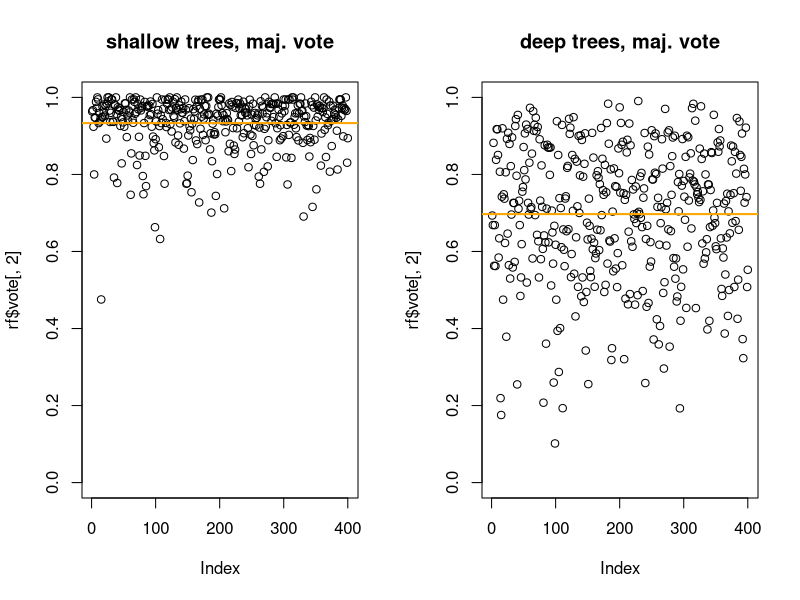
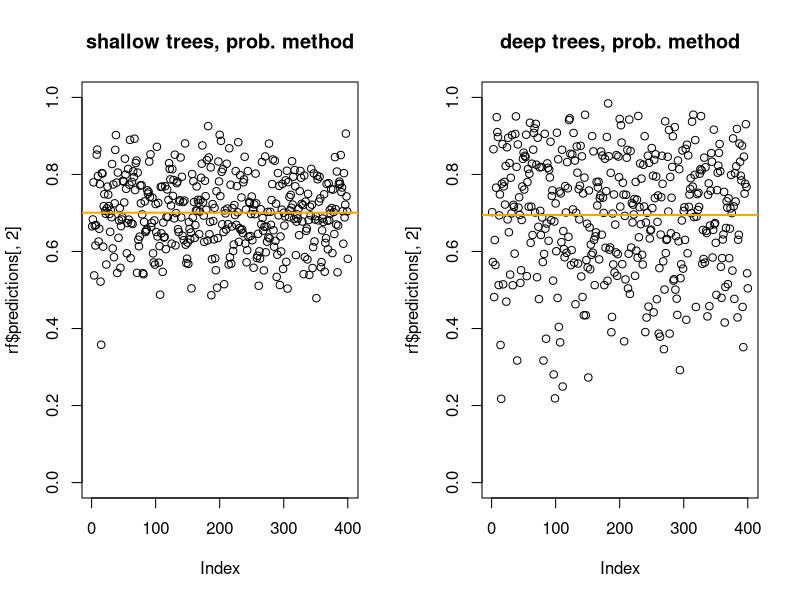
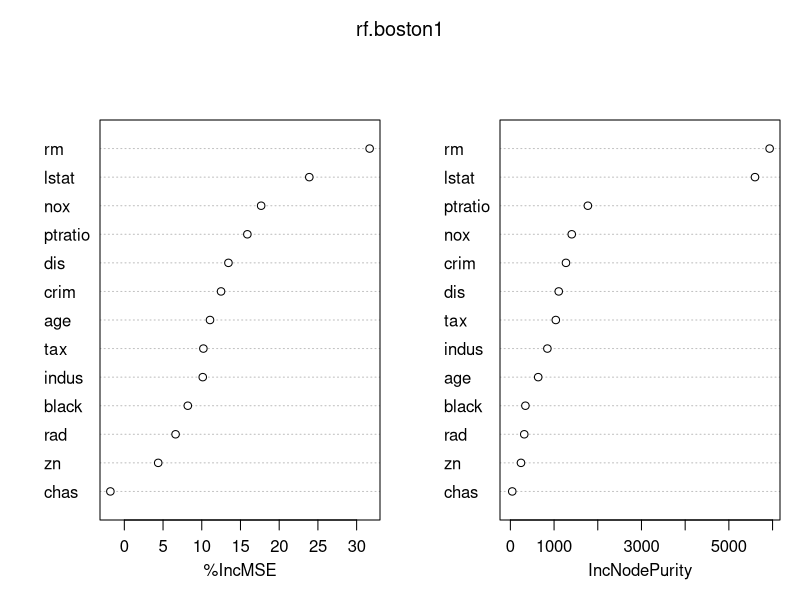
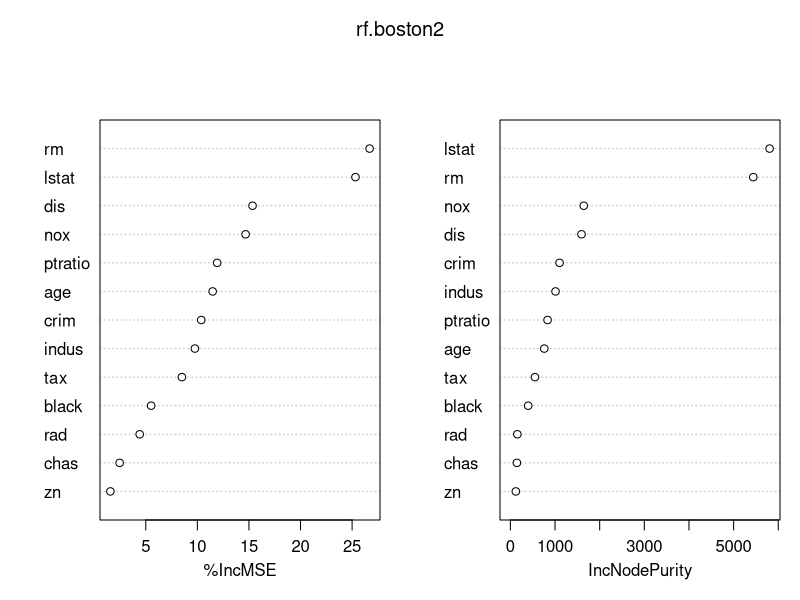

Generate these figures, in order, with R:
############################
# Bagging and Random Forests 

# Rcode part 1

library(MASS)
library(randomForest)

dim(Boston) # 13 predictors
n <- dim(Boston)[1]

set.seed(3)

# define two different training/test set combinations, 
# to get an idea of the variance over different splits
train1 <- sample(1:n, n/2, replace=F)
train2 <- sample(1:n, n/2, replace=F)

# randomForest with mtry=13 yields bagged estimate. 
# we consider estimates for the two different training 
# data sets, with their OOB MSEs and test MSEs.

# split 1:
bag.boston1=randomForest(medv~.,data=Boston, subset=train1,
                        mtry=13,importance=TRUE)
bag.boston1 # given MSE is OOB MSE
# check by hand:
# bag.boston1$predicted gives predicted values based on 
#   out of bag samples
mean( (Boston$medv[train1]-bag.boston1$predicted)^2 )
# compute test MSE:
yhat.bag1 = predict(bag.boston1,newdata=Boston[-train1,])
mean( (yhat.bag1-Boston$medv[-train1])^2 ) # test MSE

# split 2:
bag.boston2=randomForest(medv~.,data=Boston, subset=train2,
                         mtry=13,importance=TRUE)
bag.boston2
yhat.bag2 = predict(bag.boston2,newdata=Boston[-train2,])
mean( (yhat.bag2-Boston$medv[-train2])^2 )


# R code part 2:

### bagging for classification ###

# simulation example to show that voting probabilities 
#   are not class probabilities
set.seed(11)
n <- 400
x1 <- rnorm(n)
x2 <- rnorm(n)
x3 <- rnorm(n)
y <- rbinom(n, 1, .67)  # probablity of class 1 is 0.67, 
# regardless of x values
data <- data.frame(cbind(x1,x2,x3,y))

# voting does not give reliable estimate of class probs,
# expecially not if tree are not grown very deeply
rf <- randomForest( as.factor(y) ~ ., data=data, mtry=3, 
                    norm.votes=TRUE, maxnodes=5)
rf$vote

par(mfrow=c(1,2))
plot(rf$vote[,2], main="shallow trees, maj. vote", ylim=c(0,1))
abline(h=mean(rf$vote[,2]), col="orange", lwd=2)

# for deep trees, less of a problem:
rf <- randomForest( as.factor(y) ~ ., data=data, mtry=3, 
                    norm.votes=TRUE)
rf$vote
plot(rf$vote[,2], main="deep trees, maj. vote", ylim=c(0,1))
abline(h=mean(rf$vote[,2]), col="orange", lwd=2)

# we can aggregate class probabilities rather than class predictions, 
#   using the package ranger:
library(ranger)

# shallower trees
rf <- ranger( as.factor(y) ~. , data=data, mtry=3,
              probability=TRUE, min.node.size=80)
rf$predictions
plot(rf$predictions[,2], main="shallow trees, prob. method", ylim=c(0,1))
abline(h=mean(rf$predictions[,2]), col="orange", lwd=2)

rf <- ranger( as.factor(y) ~. , data=data, mtry=3, 
              probability=TRUE)
rf$predictions
plot(rf$predictions[,2], main="deep trees, prob. method", ylim=c(0,1))
abline(h=mean(rf$predictions[,2]), col="orange", lwd=2)

# Rcode part 3

# "real" random forest (use default value of mtry, which 
#   is p/3 for regression). We again consider the two 
#   different splits:
set.seed(1)

# split 1:
rf.boston1=randomForest(medv~.,data=Boston,subset=train1,
                       importance=TRUE)
rf.boston1  # OOB MSE
yhat.rf = predict(rf.boston1,newdata=Boston[-train1,])
mean((yhat.rf-Boston$medv[-train1])^2) # test MSE

# split 2:
rf.boston2=randomForest(medv~.,data=Boston,subset=train2,
                       importance=TRUE)
rf.boston2  # OOB MSE 
yhat.rf = predict(rf.boston2,newdata=Boston[-train2,])
mean((yhat.rf-Boston$medv[-train2])^2) # test MSE

# interpretation is more difficult than for trees, 
# but we do have measures of variable importance:
?importance.randomForest
varImpPlot(rf.boston1)
varImpPlot(rf.boston2)
